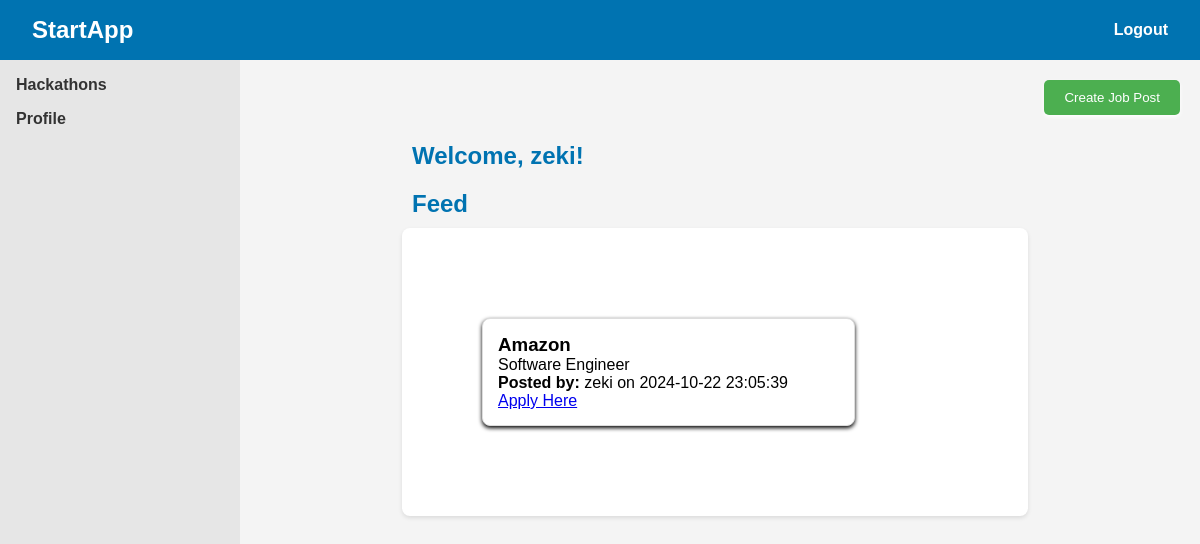
The page / (signed in) on the database its author committed.
### tables this page shows
CREATE TABLE job_posts (
    id INTEGER PRIMARY KEY AUTOINCREMENT,
    title TEXT NOT NULL,
    description TEXT NOT NULL,
    url TEXT NOT NULL,
    username TEXT NOT NULL,
    date TEXT NOT NULL
);

### app.py (the view, shortened to what this page needs)
@app.route('/', methods=['GET', 'POST'])
def home():
     if 'username' in session:
          job_posts = query_db("SELECT title, description, url, username, date FROM job_posts ORDER BY id DESC")
          return render_template('index.html', logged_in=True, job_posts=job_posts)
     return render_template('index.html', logged_in=session.get('logged_in', False))

### app.py (called while the page is built)
def get_db():
     db = sqlite3.connect('database.sqlite')
     return db

def query_db(query, args=(), one=False):
     cur = get_db().execute(query, args)
     rv = cur.fetchall()
     cur.close()
     return (rv[0] if rv else None) if one else rv

### templates/index.html (shortened to what this page needs)
<!DOCTYPE html>
<html lang="en">
<head>
    <link rel="stylesheet" href="{{ url_for('static', filename='css/index.css') }}">
</head>
<body>
    <header>
        <div class="navbar">
            <h1>StartApp</h1>
            <nav>
                <ul>
                    {%if not logged_in %}
                        <li><button onclick="showForm('loginForm')">Login</button></li>
                        <li><button onclick="showForm('signupForm')">Signup</button></li>
                    {% else %}
                        <li><a href="/logout">Logout</a></li>
                    {% endif %}
                </ul>
            </nav>
        </div>
    </header>
    <div class="container">
        {%if not logged_in %}
        <div id="loginForm" class="form-popup">
            <h2>Login</h2>
            <form action="/" method="POST">
                <input type="text" name="login_username" placeholder="Username" required><br>
                <input type="password" name="login_password" placeholder="Password" required><br>
                <button type="submit" name="login">Login</button>
                <button type="button" class="close-btn" onclick="closeForm('loginForm')">Close</button>
            </form>
        </div>
        {% with messages = get_flashed_messages(with_categories=true) %}
            {% if messages %}
                <div class="flash-messages">
                    {% for category, message in messages %}
                        <div class="alert {{ category }}">{{ message }}</div>
                    {% endfor %}
                </div>
            {% endif %}
        {% endwith %}
        <div id="signupForm" class="form-popup">
            <h2>Signup</h2>
            <form action="/" method="POST">
                <input type="text" name="username" placeholder="Username" required><br>
                <input type="email" name="email" placeholder="Email" required><br>
                <input type="password" name="password" placeholder="Password" required><br>
                <button type="submit" name="signup">Signup</button>
                <button type="button" class="close-btn" onclick="closeForm('signupForm')">Close</button>
            </form>
        </div>
        {% else %}
        <aside class="sidebar">
            <ul>
                <li><a href="/hack">Hackathons</a></li>
                    <li><a href="#">Profile</a></li>
            </ul>
        </aside>
        <main class="main-content">
            <button class="create-post-btn" onclick="showForm('postFormPopup')">Create Job Post</button>
            <h2>Welcome, {{ session['username'] }}!</h2>
            <h2>Feed</h2>
            <div class="feed" id="feed">
                {% if job_posts %}
                    {% for post in job_posts %}
                        <div class="job-post">
                            <h3>{{ post[0] }}</h3>
                            <p>{{ post[1] }}</p>
                            <p><strong>Posted by:</strong> {{ post[3] }} on {{ post[4] }}</p>
                            <a href="{{ post[2 ]}}" target="_blank">Apply Here</a>
                        </div>
                    {% endfor %}
                {% else %}
                        <p>No job posts available Be the first to post one!</p>
                {% endif %}
            </div>
        </main>
    {% endif %}
    </div>
</body>
</html>

### static/css/index.css (style rules this page uses)
* { margin: 0; padding: 0; box-sizing: border-box; }
body { font-family: Arial, Helvetica, sans-serif; background-color: #f4f4f4; }
.navbar { display: flex; justify-content: space-between; align-items: center; background-color: #0073b1; color: white; padding: 1rem 2rem; }
.navbar h1 { font-size: 1.5rem; }
.navbar ul { list-style: none; display: flex; }
.navbar ul li { margin-left: 2rem; }
.navbar ul li a { color: white; text-decoration: none; font-weight: bold; }
.container { width: 80%; margin: 20px auto; padding: 20px; display: flex; flex-direction: column; align-items: center; }
button { padding: 10px; background-color: #0073b1; color: white; border: none; border-radius: 4px; cursor: pointer; }
.sidebar { width: 20%; background-color: #e6e6e6; padding: 1rem; height: 100vh; position: fixed; left: 0; top: 60px; z-index: 10; }
.sidebar ul { list-style: none; }
.sidebar ul li { margin-bottom: 1rem; }
.sidebar ul li a { color: #333; text-decoration: none; font-weight: bold; }
.main-content { margin-left: 25%; width: 75%; padding: 2rem; }
.main-content h2 { color: #0073b1; padding: 10px; }
.feed { background-color: white; padding: 5rem; box-shadow: 0 2px 4px rgba(0, 0, 0, 0.1); border-radius: 8px; }
.create-post-btn { background-color: #4Caf50; color: white; border: none; padding: 10px 20px; cursor: pointer; position: absolute; top: 80px; right: 20px; border-radius: 5px; box-shadow: 0px 2px 4px; }
.job-post { background-color: white; padding: 15px; border-radius: 8px; box-shadow: 0px 2px 4px; border: 1px solid #ddd; width: 80%; max-width: 600px; word-wrap: break-word; margin: 10px 0; }

### rows shown on the page
job_posts: username "zeki", title "Amazon", description "Software Engineer", date "2024-10-22 23:05:39"
